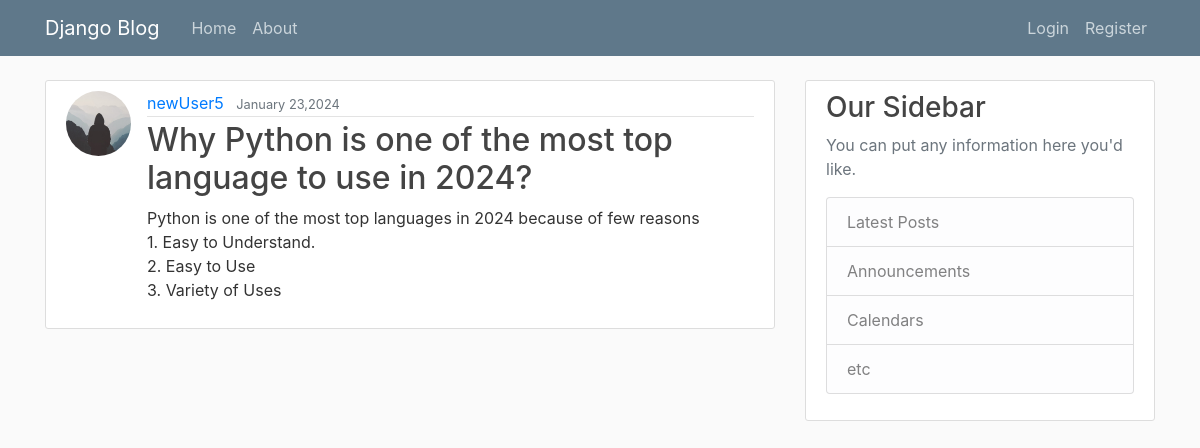
Page /post/13 on the committed database.
### blog/models.py (models this page shows, shortened)
class Post(models.Model):
    title=models.CharField(max_length=100)
    content=models.TextField()
    date_posted=models.DateTimeField(default=timezone.now)
    author=models.ForeignKey(User,on_delete=models.CASCADE)# on delete is a function which tell what happen to the post if user got deleted

### users/models.py (models this page shows, shortened)
class Profile(models.Model):
    user=models.OneToOneField(User,on_delete=models.CASCADE)
    image=models.ImageField(default='default.jpg',upload_to='profile_pics')

### blog/views.py (the view)
# urls.py: path('post/<int:pk>',PostDetailView.as_view(),name='post-detail'),
class PostDetailView(DetailView):
    model=Post

### blog/templates/blog/post_detail.html (shortened to what this page needs)
{% extends "blog/base.html" %}
{% block content %}
  <article class="media content-section">
    <img class='rounded-circle article-img'src="{{object.author.profile.image.url}}"/>
    <div class="media-body">
        <div class="article-metadata">
            <a class="mr-2" href="{% url 'user-post' object.author.username %}">{{ object.author }}</a>
            <small class="text-muted">{{ object.date_posted|date:"F d,Y" }}</small>
        </div>
        <h2 class="article-title" >{{ object.title }}</h2>
        <p class="article-content">{{ object.content }}</p>
    </div>
  </article>
{% endblock content %}

### blog/static/blog/main.css (style rules this page uses)
body { background: #fafafa; color: #333333; margin-top: 5rem; }
h1, h2, h3, h4, h5, h6 { color: #444444; }
.content-section { background: #ffffff; padding: 10px 20px; border: 1px solid #dddddd; border-radius: 3px; margin-bottom: 20px; }
.article-title { color: #444444; }
.article-content { white-space: pre-line; }
.article-img { height: 65px; width: 65px; margin-right: 16px; }
.article-metadata { padding-bottom: 1px; margin-bottom: 4px; border-bottom: 1px solid #e3e3e3 }

### rows in the picture
Post: author.profile.image (placeholder picture), author "newUser5", date_posted "January 23,2024", title "Why Python is one of the most top language to use in 2024?", content "Python is one of the most top languages in 2024 because of few reasons 1. Easy to Understand. 2. Easy to Use 3. Variety of Uses"
